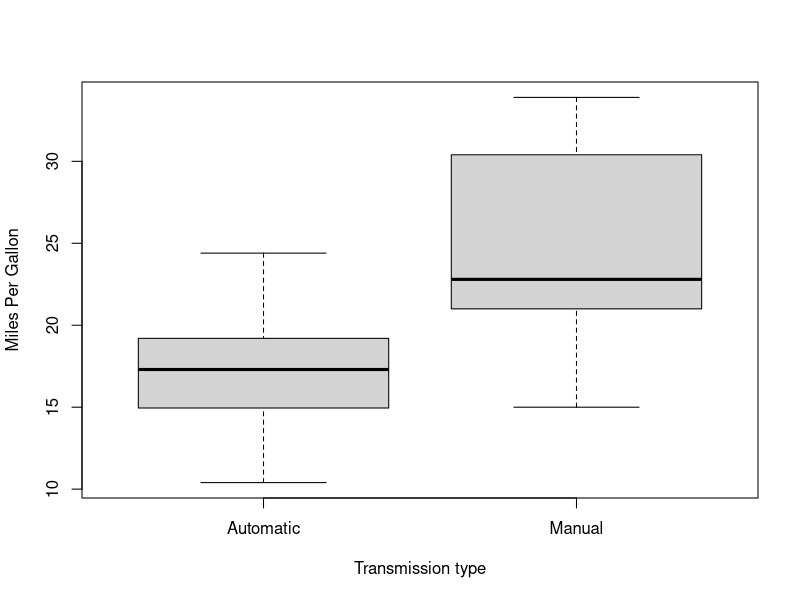
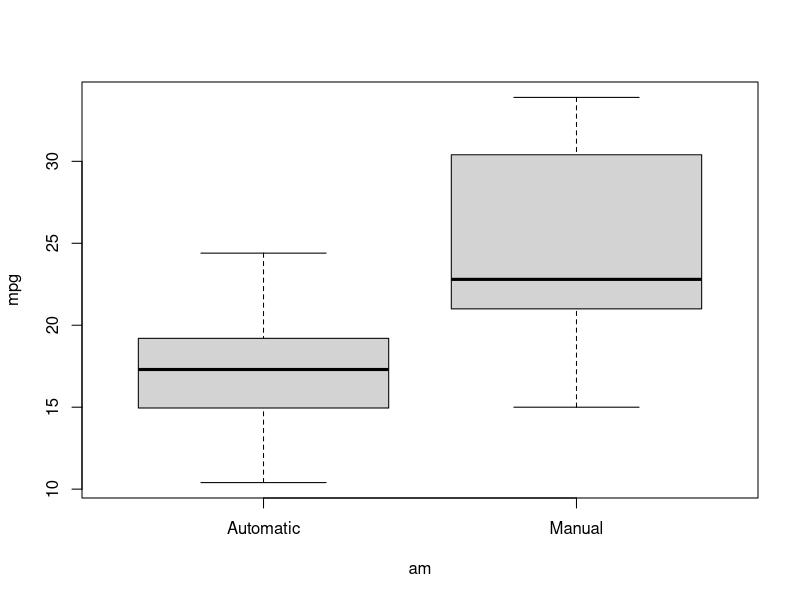
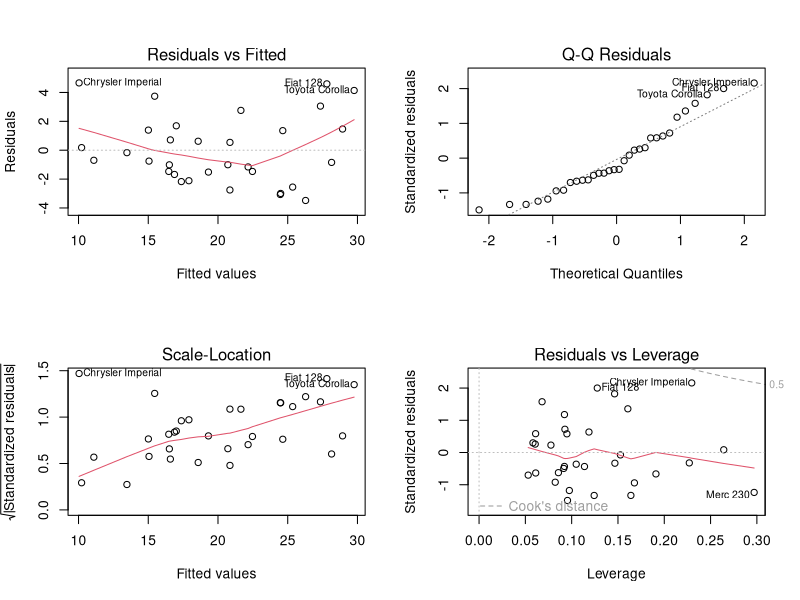

Reproduce these figures in R, in order.
library (datasets)
library(ggplot2)
library("Hmisc")
library(readr)
library(dplyr)
data(mtcars)
head(mtcars)
str(mtcars)
#Firstly vs and am should be modelled as categorical variables
mtcars <- mtcars %>%
  mutate(vs = as.factor(vs),
         am = as.factor(am),
         cyl = as.ordered(cyl),
         gear = as.ordered(gear),
         carb = as.ordered(carb))
mtcars$am <- factor(mtcars$am,labels=c('Automatic','Manual'))
# plot box mpg along with am
boxplot(mpg ~ am, data = mtcars, xlab = "Transmission type", ylab = "Miles Per Gallon")
plot(mpg ~ am, data = mtcars)
#base model: mpg along with am
fit_base <- lm(mpg ~ am, data=mtcars)
summary(fit_base)
# multivariable regression fit_all mpg along with all feature in the mtcars data
fit_all <- lm(mpg ~ . ,data=mtcars)
summary(fit_all)
#step_wise to choose variance selection
fit_final <- step(fit_all, direction = "both", k = log(nrow(mtcars)))
summary(fit_final)
#re check better_fit and simple_fit with anova test
anova(fit_base, fit_final)
# visualization
par(mfrow = c(2, 2))
plot(fit_final)
